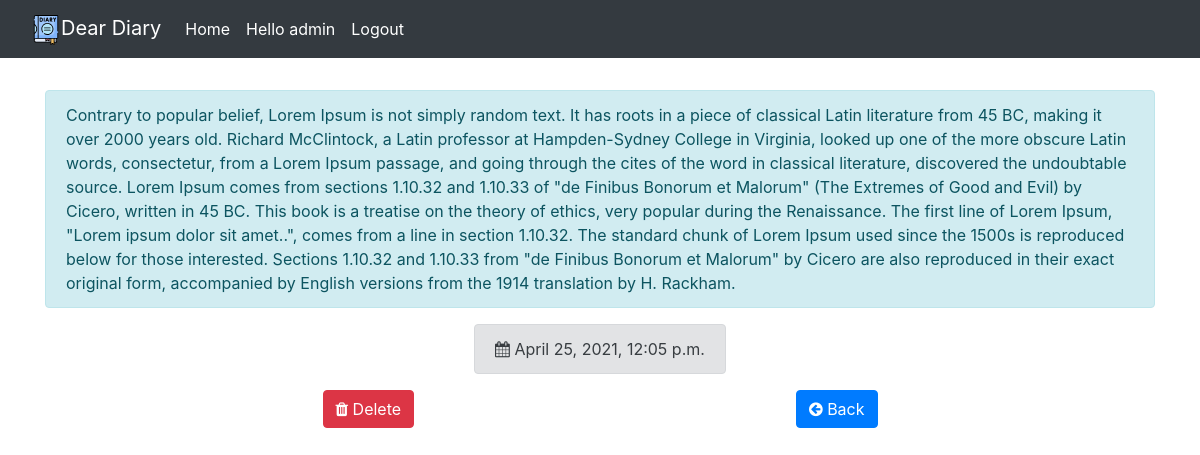
Page /entry/10/ (signed in) on the committed database.
### main/models.py (models this page shows)
class Entry(models.Model):
    data = models.TextField()
    date = models.DateTimeField(default=datetime.now())
    user = models.ForeignKey(User, on_delete=models.CASCADE)
    class Meta:
        verbose_name = 'Entry'
        verbose_name_plural = 'Entries'

### main/views.py (the view, shortened to what this page needs)
# urls.py: path('entry/<int:entry_pk>/', views.entry_view, name="entry"),
@login_required
def entry_view(request, entry_pk):
    entry = get_object_or_404(Entry, pk=entry_pk, user=request.user)
    if request.method == 'GET':
        form = EntryForm(instance=entry)
        return render(request, 'main/entry.html', {'entry': entry, 'form': form})

### main/templates/main/entry.html (shortened to what this page needs)
{% extends 'main/index.html' %} {% block content %}
<div
  class="container"
  style="
    margin-top: 2rem;
    margin-bottom: 2rem;
    display: flex;
    flex-direction: column;
    justify-content: center;
    align-items: center;
  "
>
  <p class="alert alert-info">{{entry.data}}</p>
  <p class="alert alert-secondary">
    <i class="fa fa-calendar"></i> {{entry.date}}
  </p>
  <div style="width: 50%; display: flex; justify-content: space-between">
    <a class="btn btn-danger" href="/entry/{{entry.id}}/delete"
      ><i class="fa fa-trash"></i> Delete</a
    >
    <a class="btn btn-primary" href="/entries"
      ><i class="fa fa-arrow-circle-left"></i> Back</a
    >
  </div>
</div>
{% endblock %}

### main/templates/main/index.html (shortened to what this page needs)
{% load static %}
<!DOCTYPE html>
<html>
  <head>
    <link
      rel="stylesheet"
      href="https://stackpath.bootstrapcdn.com/bootstrap/4.3.1/css/bootstrap.min.css"
    />
    <link
      rel="stylesheet"
      href="https://maxcdn.bootstrapcdn.com/font-awesome/4.3.0/css/font-awesome.min.css"
    />
  </head>
  <body>
    <nav class="navbar navbar-expand-lg navbar-dark bg-dark">
      <div class="container-fluid">
        <a class="navbar-brand" href="/"
          ><img
            src="{% static 'main/logo.svg' %}"
            class="d-inline-block"
            width="30px"
            height="30px"
          />Dear Diary</a
        >
        <div class="collapse navbar-collapse" id="navbarTogglerDemo02">
          {% if user.is_authenticated %}
          <ul class="navbar-nav me-auto mb-2 mb-lg-0">
            <li class="nav-item">
              <a class="nav-link active" aria-current="page" href="/">Home</a>
            </li>
            <li class="nav-item">
              <a class="nav-link active" href="/entries"
                >Hello {{user.username}}</a
              >
            </li>
            <li class="nav-item">
              <a class="nav-link active" href="/logout">Logout</a>
            </li>
          </ul>
          {% endif %}
        </div>
      </div>
    </nav>
    {% block content %} {% endblock %}
  </body>
</html>

### rows in the picture
Entry: data "Contrary to popular belief, Lorem Ipsum is not simply random text. It has roots in a piece of classical Latin literature from 45 BC, making it over 2000 years old. Richard McClintock, a Latin professor at Hampden-Sydney College in Virginia, looked up one of the more obscure Latin words, consectetur, from a Lorem Ipsum passage, and going through the cites of the word in classical literature, discovered the undoubtable source. Lorem Ipsum comes from sections 1.10.32 and 1.10.33 of \"de Finibus Bonorum et Malorum\" (The Extremes of Good and Evil) by Cicero, written in 45 BC. This book is a treatise on the theory of ethics, very popular during the Renaissance. The first line of Lorem Ipsum,…", date "April 25, 2021, 12:05 p.m."

### other values in the picture
{{ user.username }} "admin"
